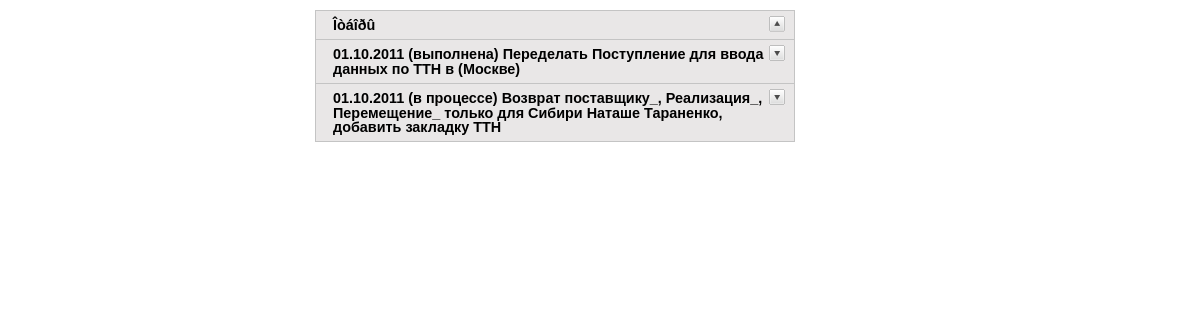
The page /WebTasks/index.php?user_id=4 on the database as committed earlier.
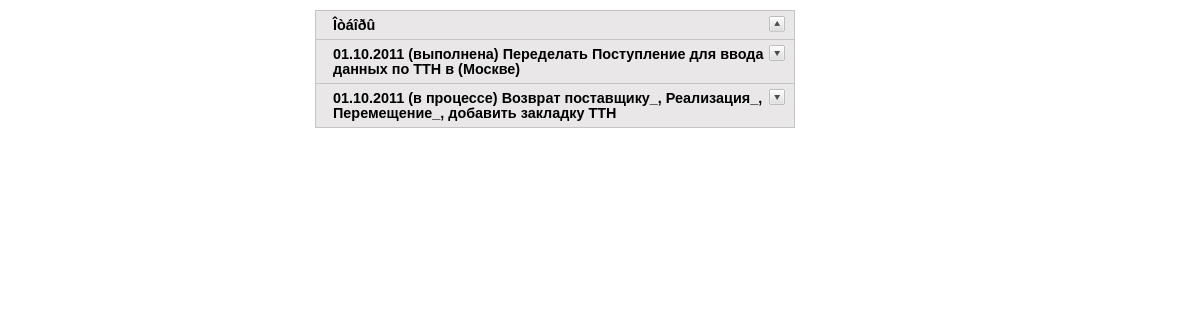
The same page on the database as committed later.
### tables this page shows
CREATE TABLE IF NOT EXISTS `Tasks` (
  `id_Task` int(10) NOT NULL AUTO_INCREMENT,
  `Name` text,
  `id_worker` int(3) DEFAULT NULL,
  `id_chief` int(3) DEFAULT NULL,
  `date` datetime DEFAULT NULL,
  `status` text,
  PRIMARY KEY (`id_Task`)
);

### WebTasks/config.php (called while the page is built, shortened)
<?php
function status($status)
  {
	 if ($status == "âàæíî")
     {
      $text = "<font color='red'>".$status."</font>";
     }
	 elseif ($status == "â ïðîöåññå")
     {
      $text = "<font color='blue'>".$status."</font>";
     }
    else
     {
      $text = $status;
     }
   return $text;
  }
function mysql_query_or_die($query)
  {
	 $res = mysql_query($query);
	 return $res;
  }
?>

### WebTasks/index.php (the view, shortened to what this page needs)
<?php
include("config.php");
if (isset($_REQUEST['user_id'])) $user_id = $_REQUEST['user_id']; else $user_id = "5";
print "<html>
<head>
<meta http-equiv='Content-Type' content='text/html' />
<title>Accordion 1</title>
<script type='text/javascript' src='./js/jquery.min.js'></script>
<script type='text/javascript'>
$(document).ready(function(){
	$('.accordion h3:first').addClass('active');
	$('.accordion span').hide();
	$('.accordion h3').click(function(){
		$(this).next('span').slideToggle('slow')
		.siblings('span:visible').slideUp('slow');
		$(this).toggleClass('active');
		$(this).siblings('h3').removeClass('active');
	});
});
</script>
<style type='text/css'>
body {
	margin: 10px auto;
	width: 570px;
	font: 75%/120% Arial, Helvetica, sans-serif;
}
.accordion {
	width: 480px;
	border-bottom: solid 1px #c4c4c4;
}
.accordion h3 {
	background: #e9e7e7 url(img/arrow-square.gif) no-repeat right -51px;
	padding: 7px 17px;
	margin: 0;
	font: bold 120%/100% Arial, Helvetica, sans-serif;
	border: solid 1px #c4c4c4;
	border-bottom: none;
	cursor: pointer;
}
.accordion h3:hover {
	background-color: #e3e2e2;
}
.accordion h3.active {
	background-position: right 5px;
}
.accordion p {
	background: #f7f7f7;
	margin: 0;
	border-left: solid 1px #c4c4c4;
	border-right: solid 1px #c4c4c4;
}
span {
    background: #f7f7f7;
    margin: 0;
    display:none;
    border-left: solid 1px #c4c4c4;
    border-right: solid 1px #c4c4c4;
}
.accordion t1 {
	background: #e9e7e7;
}
.accordion label {
	font: bold 120%/100% Arial, Helvetica, sans-serif;
}
</style>
</head>
<body>
<div class='accordion'>
	<h3>Îòáîðû</h3>
	<span>
	<form name='test' method='post' action='input1.php'>
	<label class='label'>Ðàáîòíèêè:</label><br>
	<input type='checkbox' name='Worker' value='1'>Ðÿáèíèíà Òàòüÿíà
  <input type='checkbox' name='Worker' value='2'>Èâàíîâ Àíòîí
  <input type='checkbox' name='Worker' value='3'>Îìåëü÷óê Ñåðãåé
  <input type='checkbox' name='Worker' value='4'>Ëàõíîâ Àëåêñàíäð
  <input type='checkbox' name='Worker' value='5'>×óáóêèí Äåíèñ
	<input type='checkbox' name='Worker' value='6'>Êó÷åðåíêàî Àëåêñàíäð
  <input type='checkbox' name='Worker' value='7'>Ïàùåíêî Àëåêñàíäð	<br>
	<label class='label'>Ñòàòóñ:</label>	<br>
  <input type='checkbox' name='Status' value='1'>íå íà÷àòà
  <input type='checkbox' name='Status' value='2'>â ïðîöåññå
	<input type='checkbox' name='Status' value='3'>âàæíî
  <input type='checkbox' name='Status' value='4'>âûïîëíåíà
  <input type='checkbox' name='Status' value='5'>îòìåíåíà <br>
	<input type='submit' name='' value='Ñôîðìèðîâàòü'/>
	</form>
	</span>";
  $query = "SELECT DATE_FORMAT(Tasks.Date,'%d.%m.%Y') AS Date, Tasks.status AS Status,Tasks.Name,Workers.Name AS Worker,Tasks.id_Task,Tasks.id_Worker,Tasks.id_Chief,Chief.Name AS Chief FROM Tasks LEFT JOIN (SELECT Workers.id_Worker,Workers.Name FROM Workers) Workers ON Workers.id_Worker=Tasks.id_Worker LEFT JOIN (SELECT Workers.id_Worker,Workers.Name FROM Workers) Chief ON Chief.id_Worker=Tasks.id_Chief  WHERE Tasks.id_Worker=".$user_id." AND  Tasks.status<>'âûïîëíåíà' AND Tasks.status<>'îòìåíåíà'";
  $result = mysql_query_or_die($query);
  while ($row = mysql_fetch_assoc($result))
    {
     print "<h3>".$row["Date"]." (".status($row["Status"]).") ".$row["Name"]."</h3>";
    }
  print "
</div>
</body>
</html>";
?>

### WebTasks/index.php (style rules this page uses)
body { margin: 10px auto; width: 570px; font: 75%/120% Arial, Helvetica, sans-serif; }
.accordion { width: 480px; border-bottom: solid 1px #c4c4c4; }
.accordion h3 { background: #e9e7e7 url(img/arrow-square.gif) no-repeat right -51px; padding: 7px 17px; margin: 0; font: bold 120%/100% Arial, Helvetica, sans-serif; border: solid 1px #c4c4c4; border-bottom: none; cursor: pointer; }
.accordion h3.active { background-position: right 5px; }

Rows that differ between the two databases and show on the page:
changed tasks "в процессе": Name "Возврат поставщику_, Реализация_, Перемещение_ только для Сибири Наташе Тараненко, добавить закладку ТТН" → "Возврат поставщику_, Реализация_, Перемещение_, добавить закладку ТТН"
